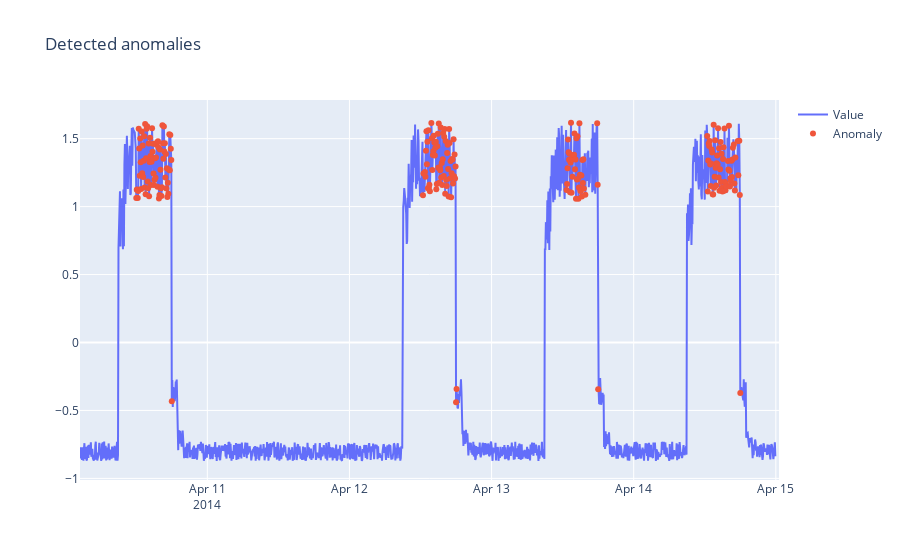

Write notebook code for a chart like this one.
### Code cell
value_df = pd.DataFrame(anomaly_df['value'])
value_anomaly = pd.DataFrame(anomalies['value'])

fig = go.Figure()
# fig.add_trace(go.Scatter(x=anomaly_df['timestamp'], y=scaler.inverse_transform(np.array(anomaly_df['value']).reshape(-1,1)), name='Value'))
fig.add_trace(go.Scatter(x=anomaly_df['timestamp'], y=anomaly_df['value'], name='Value'))
# fig.add_trace(go.Scatter(x=anomalies['timestamp'], y=scaler.inverse_transform(np.array(anomalies['value']).reshape(-1,1)), mode='markers', name='Anomaly'))
fig.add_trace(go.Scatter(x=anomalies['timestamp'], y=anomalies['value'], mode='markers', name='Anomaly'))
fig.update_layout(showlegend=True, title='Detected anomalies')
fig.show()

### Figure 1 — Plotly figure (JSON) as saved in the notebook; plotly's stock layout.template omitted (floating-point values rounded to 4 significant figures; data arrays with more than 128 entries replaced by an {"elided": "..."} marker saying what was removed)
{"data": [{"name": "Value", "type": "scatter", "x": {"elided": "1410 str values"}, "y": {"elided": "1410 float values"}}, {"mode": "markers", "name": "Anomaly", "type": "scatter", "x": {"elided": "238 str values"}, "y": {"elided": "238 float values"}}], "layout": {"showlegend": true, "title": {"text": "Detected anomalies"}}}
